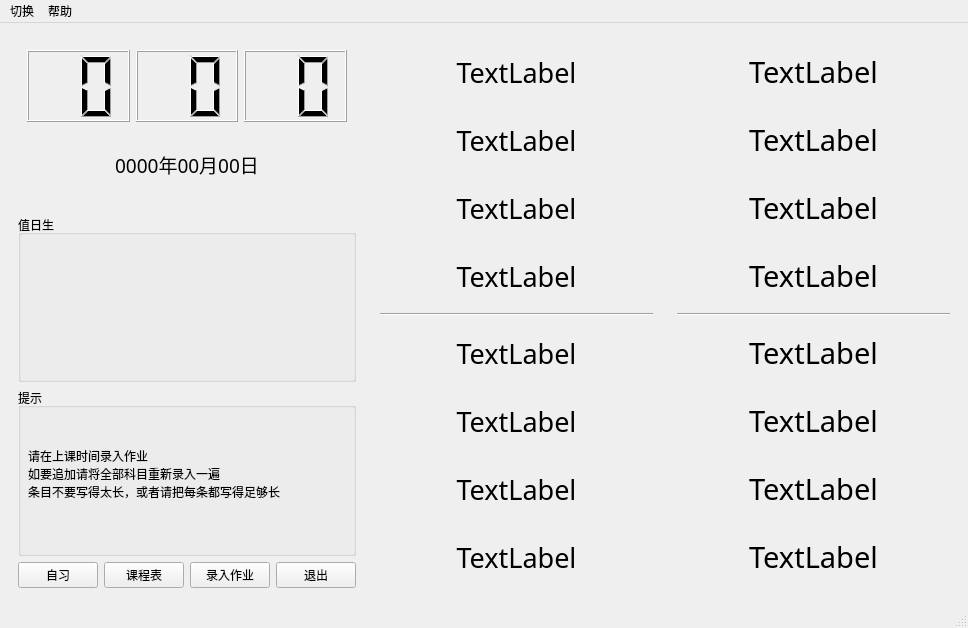
<?xml version="1.0" encoding="UTF-8"?>
<ui version="4.0">
 <class>MainWindow</class>
 <widget class="QMainWindow" name="MainWindow">
  <property name="geometry">
   <rect>
    <x>0</x>
    <y>0</y>
    <width>968</width>
    <height>628</height>
   </rect>
  </property>
  <property name="sizePolicy">
   <sizepolicy hsizetype="Maximum" vsizetype="Maximum">
    <horstretch>1</horstretch>
    <verstretch>1</verstretch>
   </sizepolicy>
  </property>
  <property name="windowTitle">
   <string>班级管理系统</string>
  </property>
  <property name="windowIcon">
   <iconset>
    <normaloff>ICON.ico</normaloff>ICON.ico</iconset>
  </property>
  <widget class="QWidget" name="centralwidget">
   <property name="sizePolicy">
    <sizepolicy hsizetype="Expanding" vsizetype="Expanding">
     <horstretch>1</horstretch>
     <verstretch>1</verstretch>
    </sizepolicy>
   </property>
   <layout class="QGridLayout" name="gridLayout_4">
    <item row="0" column="0">
     <widget class="QWidget" name="widget_4" native="true">
      <property name="sizePolicy">
       <sizepolicy hsizetype="Maximum" vsizetype="Expanding">
        <horstretch>0</horstretch>
        <verstretch>1</verstretch>
       </sizepolicy>
      </property>
      <property name="autoFillBackground">
       <bool>false</bool>
      </property>
      <layout class="QGridLayout" name="gridLayout">
       <item row="1" column="0" colspan="4">
        <widget class="QGroupBox" name="CleaningGroup">
         <property name="title">
          <string>值日生</string>
         </property>
         <layout class="QGridLayout" name="gridLayout_6">
          <item row="0" column="0">
           <widget class="QLabel" name="clean">
            <property name="font">
             <font>
              <family>Cambria</family>
              <pointsize>11</pointsize>
             </font>
            </property>
            <property name="text">
             <string/>
            </property>
           </widget>
          </item>
         </layout>
        </widget>
       </item>
       <item row="3" column="1">
        <widget class="QPushButton" name="BtnClassBegin">
         <property name="cursor">
          <cursorShape>PointingHandCursor</cursorShape>
         </property>
         <property name="text">
          <string>课程表</string>
         </property>
        </widget>
       </item>
       <item row="0" column="0" colspan="4">
        <widget class="QWidget" name="widget_5" native="true">
         <layout class="QGridLayout" name="gridLayout_5">
          <item row="0" column="0">
           <widget class="QLCDNumber" name="TimeClock_Hour">
            <property name="digitCount">
             <number>2</number>
            </property>
           </widget>
          </item>
          <item row="0" column="1">
           <widget class="QLCDNumber" name="TimeClock_Min">
            <property name="autoFillBackground">
             <bool>false</bool>
            </property>
            <property name="digitCount">
             <number>2</number>
            </property>
           </widget>
          </item>
          <item row="0" column="2">
           <widget class="QLCDNumber" name="TimeClock_Sec">
            <property name="digitCount">
             <number>2</number>
            </property>
           </widget>
          </item>
          <item row="1" column="0" colspan="3">
           <widget class="QLabel" name="label_date">
            <property name="font">
             <font>
              <family>Adobe Devanagari</family>
              <pointsize>14</pointsize>
             </font>
            </property>
            <property name="text">
             <string>0000年00月00日</string>
            </property>
            <property name="alignment">
             <set>Qt::AlignCenter</set>
            </property>
           </widget>
          </item>
         </layout>
        </widget>
       </item>
       <item row="3" column="3">
        <widget class="QPushButton" name="pushButton">
         <property name="cursor">
          <cursorShape>PointingHandCursor</cursorShape>
         </property>
         <property name="text">
          <string>退出</string>
         </property>
        </widget>
       </item>
       <item row="3" column="0">
        <widget class="QPushButton" name="BtnClassOver">
         <property name="cursor">
          <cursorShape>PointingHandCursor</cursorShape>
         </property>
         <property name="text">
          <string>自习</string>
         </property>
        </widget>
       </item>
       <item row="3" column="2">
        <widget class="QPushButton" name="pushButton_2">
         <property name="cursor">
          <cursorShape>PointingHandCursor</cursorShape>
         </property>
         <property name="text">
          <string>录入作业</string>
         </property>
        </widget>
       </item>
       <item row="2" column="0" colspan="4">
        <widget class="QGroupBox" name="Reminds">
         <property name="title">
          <string>提示</string>
         </property>
         <widget class="QLabel" name="remind">
          <property name="geometry">
           <rect>
            <x>10</x>
            <y>20</y>
            <width>371</width>
            <height>131</height>
           </rect>
          </property>
          <property name="text">
           <string>请在上课时间录入作业
如要追加请将全部科目重新录入一遍
条目不要写得太长，或者请把每条都写得足够长</string>
          </property>
          <property name="textFormat">
           <enum>Qt::AutoText</enum>
          </property>
         </widget>
        </widget>
       </item>
      </layout>
     </widget>
    </item>
    <item row="0" column="1">
     <widget class="QWidget" name="widget" native="true">
      <layout class="QGridLayout" name="gridLayout_2">
       <item row="5" column="0">
        <widget class="QLabel" name="time5">
         <property name="font">
          <font>
           <family>Bahnschrift Light</family>
           <pointsize>20</pointsize>
          </font>
         </property>
         <property name="text">
          <string>TextLabel</string>
         </property>
         <property name="alignment">
          <set>Qt::AlignCenter</set>
         </property>
        </widget>
       </item>
       <item row="1" column="0">
        <widget class="QLabel" name="time2">
         <property name="font">
          <font>
           <family>Bahnschrift Light</family>
           <pointsize>20</pointsize>
          </font>
         </property>
         <property name="text">
          <string>TextLabel</string>
         </property>
         <property name="alignment">
          <set>Qt::AlignCenter</set>
         </property>
        </widget>
       </item>
       <item row="3" column="0">
        <widget class="QLabel" name="time4">
         <property name="font">
          <font>
           <family>Bahnschrift Light</family>
           <pointsize>20</pointsize>
          </font>
         </property>
         <property name="text">
          <string>TextLabel</string>
         </property>
         <property name="alignment">
          <set>Qt::AlignCenter</set>
         </property>
        </widget>
       </item>
       <item row="8" column="0">
        <widget class="QLabel" name="time8">
         <property name="font">
          <font>
           <family>Bahnschrift Light</family>
           <pointsize>20</pointsize>
          </font>
         </property>
         <property name="text">
          <string>TextLabel</string>
         </property>
         <property name="alignment">
          <set>Qt::AlignCenter</set>
         </property>
        </widget>
       </item>
       <item row="6" column="0">
        <widget class="QLabel" name="time6">
         <property name="font">
          <font>
           <family>Bahnschrift Light</family>
           <pointsize>20</pointsize>
          </font>
         </property>
         <property name="text">
          <string>TextLabel</string>
         </property>
         <property name="alignment">
          <set>Qt::AlignCenter</set>
         </property>
        </widget>
       </item>
       <item row="0" column="0">
        <widget class="QLabel" name="time1">
         <property name="font">
          <font>
           <family>Bahnschrift Light</family>
           <pointsize>20</pointsize>
          </font>
         </property>
         <property name="text">
          <string>TextLabel</string>
         </property>
         <property name="alignment">
          <set>Qt::AlignCenter</set>
         </property>
        </widget>
       </item>
       <item row="2" column="0">
        <widget class="QLabel" name="time3">
         <property name="font">
          <font>
           <family>Bahnschrift Light</family>
           <pointsize>20</pointsize>
          </font>
         </property>
         <property name="text">
          <string>TextLabel</string>
         </property>
         <property name="alignment">
          <set>Qt::AlignCenter</set>
         </property>
        </widget>
       </item>
       <item row="7" column="0">
        <widget class="QLabel" name="time7">
         <property name="font">
          <font>
           <family>Bahnschrift Light</family>
           <pointsize>20</pointsize>
          </font>
         </property>
         <property name="text">
          <string>TextLabel</string>
         </property>
         <property name="alignment">
          <set>Qt::AlignCenter</set>
         </property>
        </widget>
       </item>
       <item row="4" column="0">
        <widget class="Line" name="line">
         <property name="orientation">
          <enum>Qt::Horizontal</enum>
         </property>
        </widget>
       </item>
      </layout>
     </widget>
    </item>
    <item row="0" column="2">
     <widget class="QWidget" name="widget_2" native="true">
      <layout class="QGridLayout" name="gridLayout_3">
       <item row="7" column="0">
        <widget class="QLabel" name="class7">
         <property name="font">
          <font>
           <family>黑体</family>
           <pointsize>22</pointsize>
          </font>
         </property>
         <property name="text">
          <string>TextLabel</string>
         </property>
         <property name="alignment">
          <set>Qt::AlignCenter</set>
         </property>
        </widget>
       </item>
       <item row="3" column="0">
        <widget class="QLabel" name="class4">
         <property name="font">
          <font>
           <family>黑体</family>
           <pointsize>22</pointsize>
          </font>
         </property>
         <property name="text">
          <string>TextLabel</string>
         </property>
         <property name="alignment">
          <set>Qt::AlignCenter</set>
         </property>
        </widget>
       </item>
       <item row="2" column="0">
        <widget class="QLabel" name="class3">
         <property name="font">
          <font>
           <family>黑体</family>
           <pointsize>22</pointsize>
          </font>
         </property>
         <property name="text">
          <string>TextLabel</string>
         </property>
         <property name="alignment">
          <set>Qt::AlignCenter</set>
         </property>
        </widget>
       </item>
       <item row="0" column="0">
        <widget class="QLabel" name="class1">
         <property name="font">
          <font>
           <family>黑体</family>
           <pointsize>22</pointsize>
          </font>
         </property>
         <property name="text">
          <string>TextLabel</string>
         </property>
         <property name="alignment">
          <set>Qt::AlignCenter</set>
         </property>
        </widget>
       </item>
       <item row="1" column="0">
        <widget class="QLabel" name="class2">
         <property name="font">
          <font>
           <family>黑体</family>
           <pointsize>22</pointsize>
          </font>
         </property>
         <property name="text">
          <string>TextLabel</string>
         </property>
         <property name="alignment">
          <set>Qt::AlignCenter</set>
         </property>
        </widget>
       </item>
       <item row="5" column="0">
        <widget class="QLabel" name="class5">
         <property name="font">
          <font>
           <family>黑体</family>
           <pointsize>22</pointsize>
          </font>
         </property>
         <property name="text">
          <string>TextLabel</string>
         </property>
         <property name="alignment">
          <set>Qt::AlignCenter</set>
         </property>
        </widget>
       </item>
       <item row="8" column="0">
        <widget class="QLabel" name="class8">
         <property name="font">
          <font>
           <family>黑体</family>
           <pointsize>22</pointsize>
          </font>
         </property>
         <property name="text">
          <string>TextLabel</string>
         </property>
         <property name="alignment">
          <set>Qt::AlignCenter</set>
         </property>
        </widget>
       </item>
       <item row="6" column="0">
        <widget class="QLabel" name="class6">
         <property name="font">
          <font>
           <family>黑体</family>
           <pointsize>22</pointsize>
          </font>
         </property>
         <property name="text">
          <string>TextLabel</string>
         </property>
         <property name="alignment">
          <set>Qt::AlignCenter</set>
         </property>
        </widget>
       </item>
       <item row="4" column="0">
        <widget class="Line" name="line_2">
         <property name="orientation">
          <enum>Qt::Horizontal</enum>
         </property>
        </widget>
       </item>
      </layout>
     </widget>
    </item>
   </layout>
  </widget>
  <widget class="QMenuBar" name="menubar">
   <property name="geometry">
    <rect>
     <x>0</x>
     <y>0</y>
     <width>968</width>
     <height>26</height>
    </rect>
   </property>
   <widget class="QMenu" name="menu">
    <property name="title">
     <string>切换</string>
    </property>
    <addaction name="action"/>
   </widget>
   <widget class="QMenu" name="menu_2">
    <property name="title">
     <string>帮助</string>
    </property>
    <addaction name="actionDETAILS"/>
    <addaction name="actionABOUT"/>
   </widget>
   <addaction name="menu"/>
   <addaction name="menu_2"/>
  </widget>
  <widget class="QStatusBar" name="statusbar"/>
  <action name="actionDETAILS">
   <property name="text">
    <string>功能说明</string>
   </property>
  </action>
  <action name="actionABOUT">
   <property name="text">
    <string>关于..</string>
   </property>
  </action>
  <action name="action">
   <property name="text">
    <string>联系老师</string>
   </property>
  </action>
 </widget>
 <resources/>
 <connections/>
</ui>
